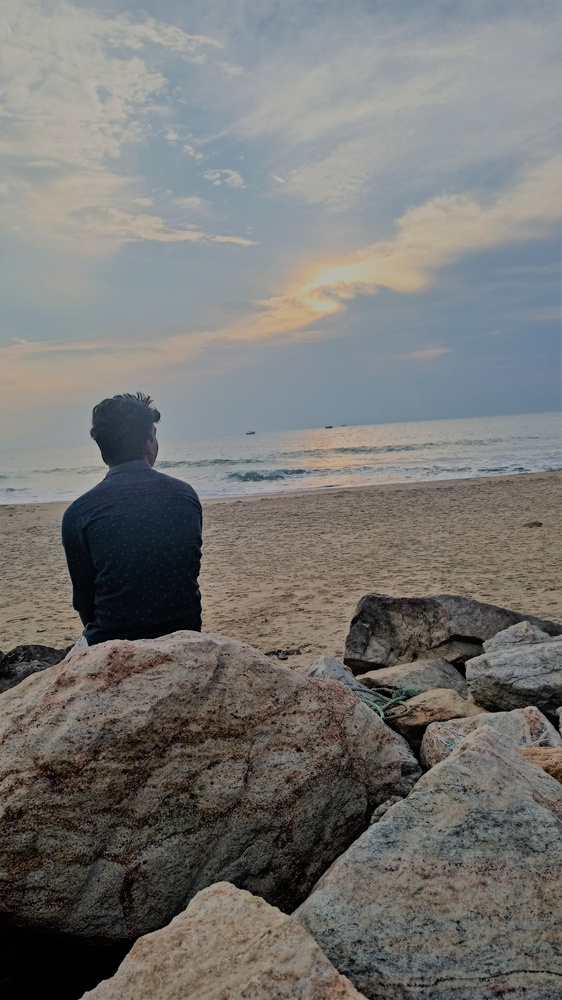
#> input picture HTML-CSS/Fam/IMG1.jpg, 562 x 1000 px, shrunk from 2592 x 4608 before the run, found by its file name
$ python faces.py
#> lines starting #> are read from the running program, lines starting #| are printed output that depends on the picture; after the words box and inside, x2 and y2 are one past the last pixel; in counts of white or black regions, pixels touching at a corner belong together
import cv2
import sys

cascpath = "haarcascade_frontalface_default.xml"
imgpath = "C:/Users/ELCOT/Documents/Advanced.PY/img1.jpg"

type(imgpath)

faceCascade = cv2.CascadeClassifier(cv2.data.haarcascades + cascpath)
image = cv2.imread(imgpath,1)
#> image is the input picture: shape (1000, 562, 3); mean B, G, R 114.8, 117.3, 117.8
gray = cv2.cvtColor(image, cv2.COLOR_BGR2GRAY)
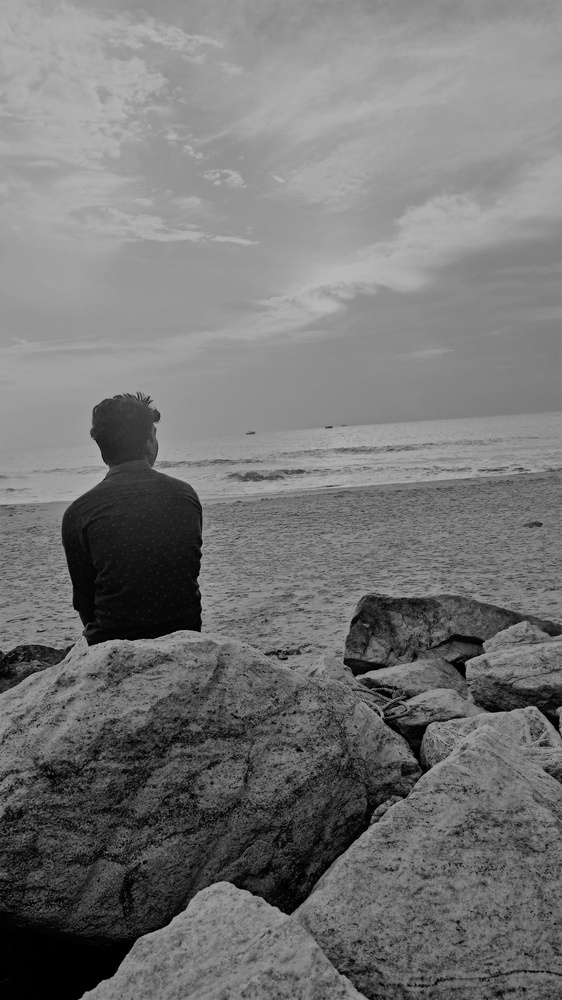
#> gray: shape (1000, 562); min 0, max 185, mean 117.1

faces = faceCascade.detectMultiScale(
    gray,
    scaleFactor=1.2,
    minNeighbors=5,
    minSize=(30, 30),
    flags = cv2.CASCADE_SCALE_IMAGE
)
#> faces = ()

print (f"Found {len(faces)} faces!")
#| Found 0 faces!

for (x, y, w, h) in faces:
    cv2.rectangle(image, (x, y), (x+w, y+h), (0, 255, 0), 2)
#> this loop made 0 passes

cv2.imshow("Faces found", image)
cv2.waitKey(0)

$ run again, with HTML-CSS/Fam/img3.jpg copied over HTML-CSS/Fam/IMG1.jpg
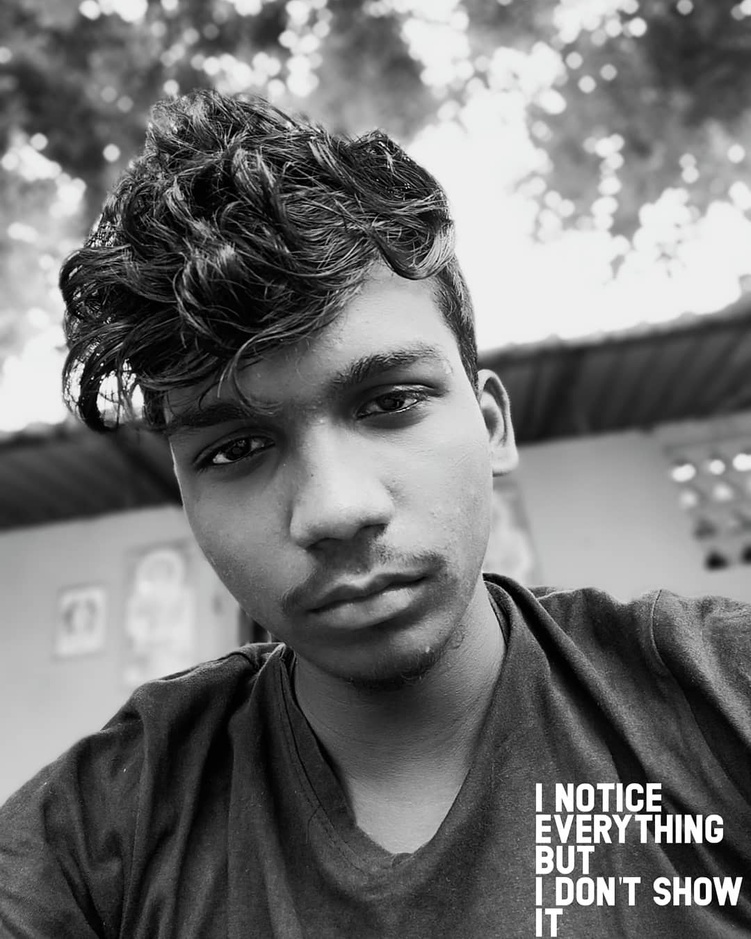
#> input picture HTML-CSS/Fam/img3.jpg, 751 x 939 px, shrunk from 1080 x 1350 before the run, found by its file name
#> image is the input picture: shape (939, 751, 3); mean B, G, R 114.9, 115, 114.9
#> faces = [[117, 575, 92, 92]]
#| Found 1 faces!
#> the loop `for (x, y, w, h) in faces:` made 1 pass
#> after the loop `for (x, y, w, h) in faces:`:
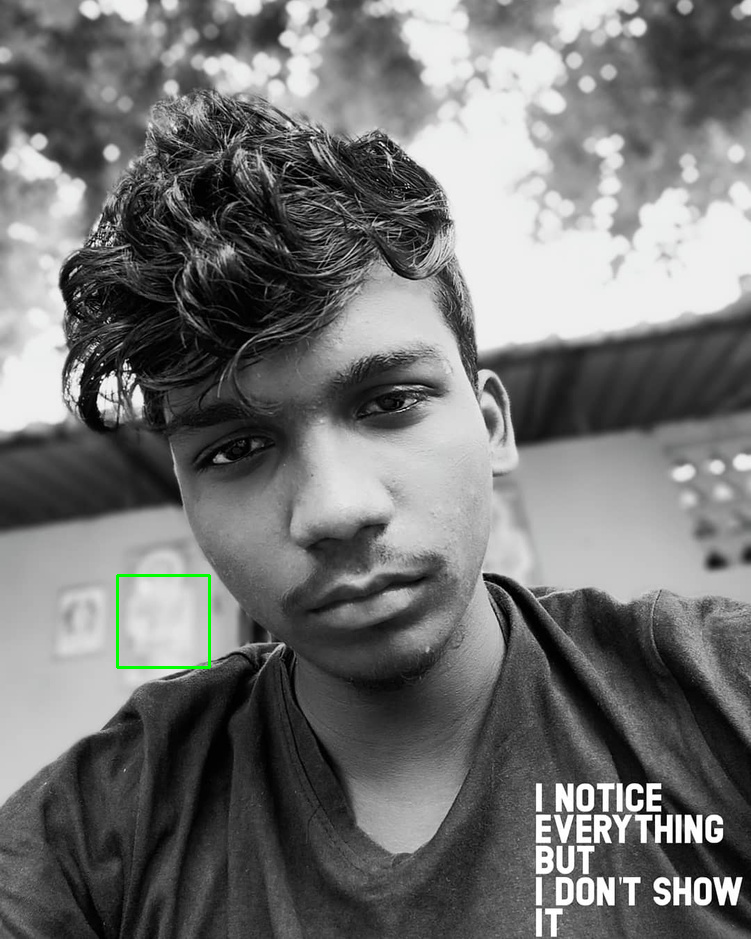
#> image: shape (939, 751, 3); 0.16% of pixels changed, all inside (x1, y1, x2, y2) = (116, 574, 211, 669)

$ run again, with HTML-CSS/Fam/img4.jpg copied over HTML-CSS/Fam/IMG1.jpg
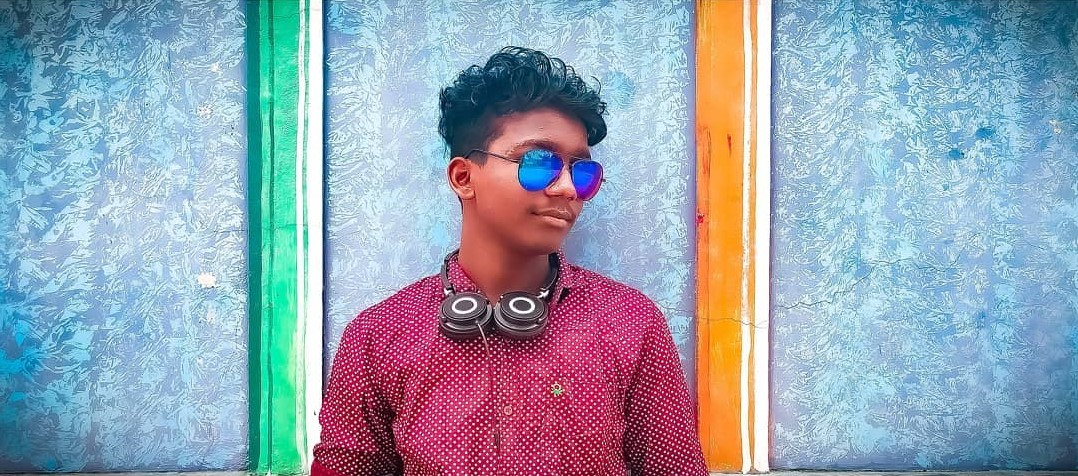
#> input picture HTML-CSS/Fam/img4.jpg, 1078 x 476 px, found by its file name
#> image is the input picture: shape (476, 1078, 3); mean B, G, R 178.8, 163.5, 149.6
#> `gray = cv2.cvtColor(image, cv2.COLOR_BGR2GRAY)`:
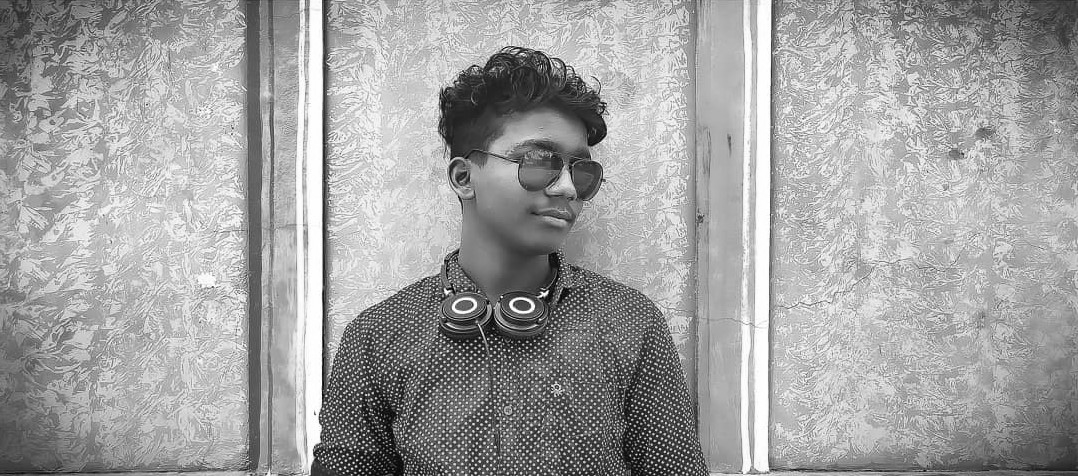
#> gray: shape (476, 1078); min 2, max 255, mean 161.1
#> faces = [[634, 243, 58, 58], [453, 98, 159, 159]]
#| Found 2 faces!
#> the loop `for (x, y, w, h) in faces:` made 2 passes
#> after the loop `for (x, y, w, h) in faces:`:
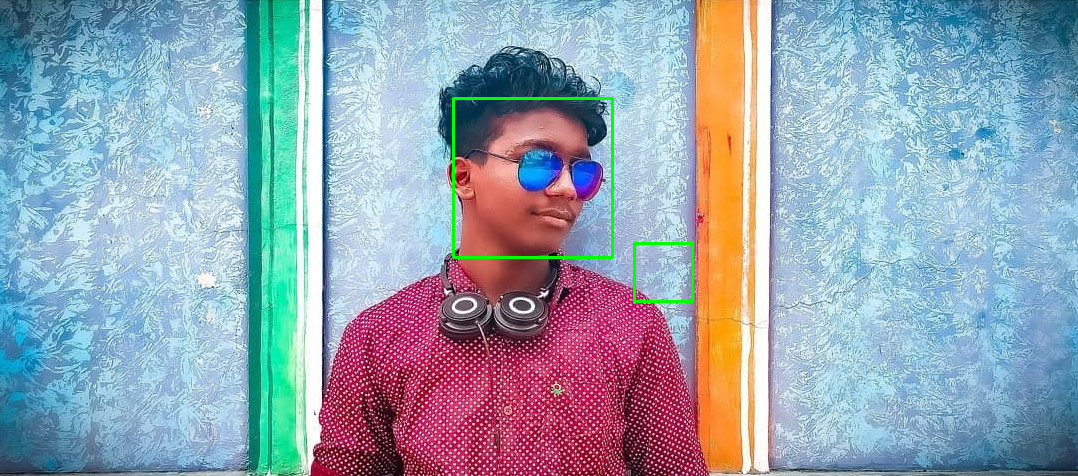
#> image: shape (476, 1078, 3); 0.51% of pixels changed, all inside (x1, y1, x2, y2) = (452, 97, 694, 303)
